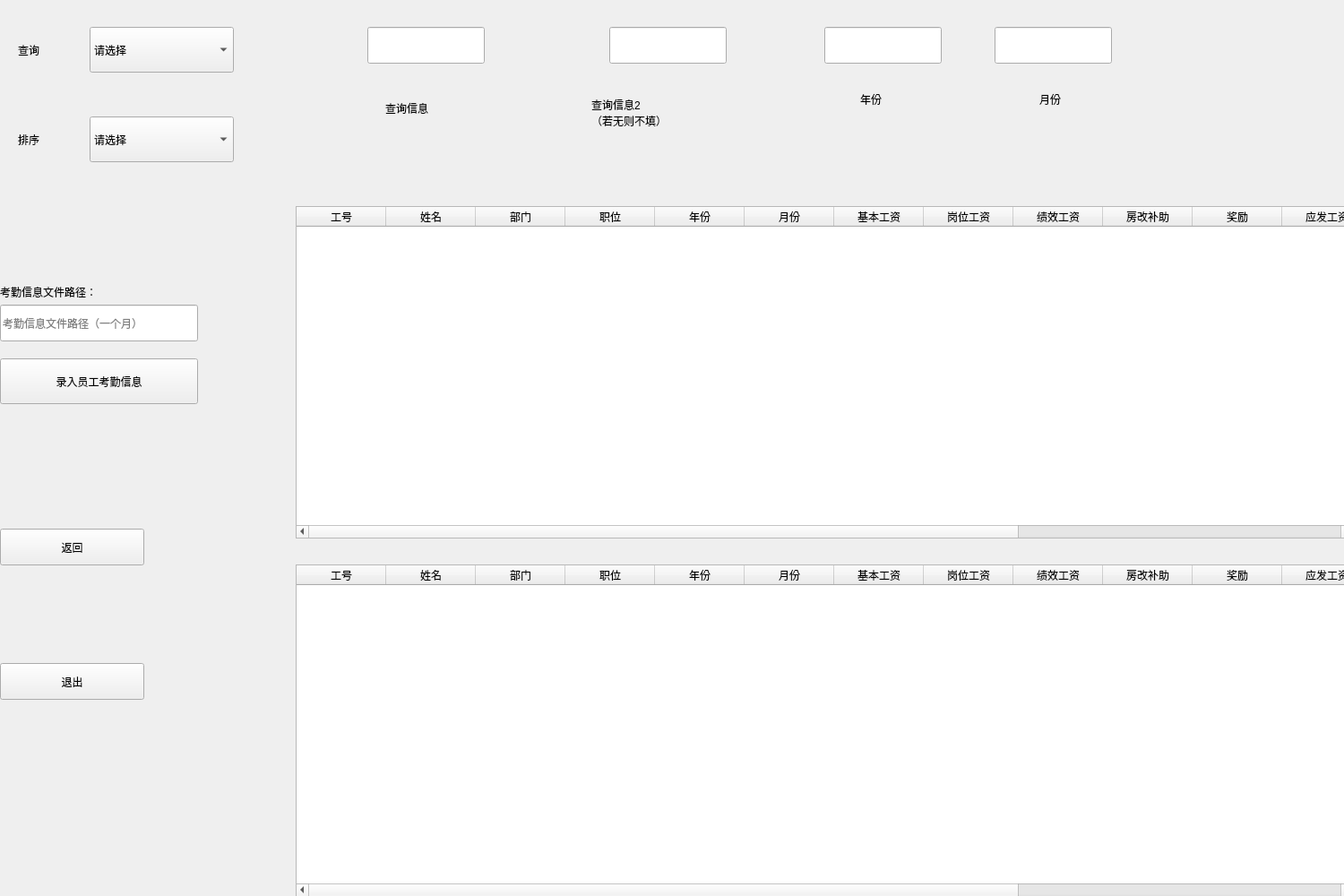
<?xml version="1.0" encoding="UTF-8"?>
<ui version="4.0">
 <class>Admin_salary_manage</class>
 <widget class="QWidget" name="Admin_salary_manage">
  <property name="geometry">
   <rect>
    <x>0</x>
    <y>0</y>
    <width>1500</width>
    <height>1000</height>
   </rect>
  </property>
  <property name="windowTitle">
   <string>Form</string>
  </property>
  <widget class="QTableWidget" name="table_mon_pre">
   <property name="geometry">
    <rect>
     <x>330</x>
     <y>230</y>
     <width>1181</width>
     <height>371</height>
    </rect>
   </property>
   <column>
    <property name="text">
     <string>工号</string>
    </property>
   </column>
   <column>
    <property name="text">
     <string>姓名</string>
    </property>
   </column>
   <column>
    <property name="text">
     <string>部门</string>
    </property>
   </column>
   <column>
    <property name="text">
     <string>职位</string>
    </property>
   </column>
   <column>
    <property name="text">
     <string>年份</string>
    </property>
   </column>
   <column>
    <property name="text">
     <string>月份</string>
    </property>
   </column>
   <column>
    <property name="text">
     <string>基本工资</string>
    </property>
   </column>
   <column>
    <property name="text">
     <string>岗位工资</string>
    </property>
   </column>
   <column>
    <property name="text">
     <string>绩效工资</string>
    </property>
   </column>
   <column>
    <property name="text">
     <string>房改补助</string>
    </property>
   </column>
   <column>
    <property name="text">
     <string>奖励</string>
    </property>
   </column>
   <column>
    <property name="text">
     <string>应发工资</string>
    </property>
   </column>
   <column>
    <property name="text">
     <string>公积金</string>
    </property>
   </column>
   <column>
    <property name="text">
     <string>扣税</string>
    </property>
   </column>
   <column>
    <property name="text">
     <string>考勤扣除</string>
    </property>
   </column>
   <column>
    <property name="text">
     <string>实发工资</string>
    </property>
   </column>
  </widget>
  <widget class="QTableWidget" name="table_mon_now">
   <property name="geometry">
    <rect>
     <x>330</x>
     <y>630</y>
     <width>1181</width>
     <height>371</height>
    </rect>
   </property>
   <column>
    <property name="text">
     <string>工号</string>
    </property>
   </column>
   <column>
    <property name="text">
     <string>姓名</string>
    </property>
   </column>
   <column>
    <property name="text">
     <string>部门</string>
    </property>
   </column>
   <column>
    <property name="text">
     <string>职位</string>
    </property>
   </column>
   <column>
    <property name="text">
     <string>年份</string>
    </property>
   </column>
   <column>
    <property name="text">
     <string>月份</string>
    </property>
   </column>
   <column>
    <property name="text">
     <string>基本工资</string>
    </property>
   </column>
   <column>
    <property name="text">
     <string>岗位工资</string>
    </property>
   </column>
   <column>
    <property name="text">
     <string>绩效工资</string>
    </property>
   </column>
   <column>
    <property name="text">
     <string>房改补助</string>
    </property>
   </column>
   <column>
    <property name="text">
     <string>奖励</string>
    </property>
   </column>
   <column>
    <property name="text">
     <string>应发工资</string>
    </property>
   </column>
   <column>
    <property name="text">
     <string>公积金</string>
    </property>
   </column>
   <column>
    <property name="text">
     <string>扣税</string>
    </property>
   </column>
   <column>
    <property name="text">
     <string>考勤扣除</string>
    </property>
   </column>
   <column>
    <property name="text">
     <string>实发工资</string>
    </property>
   </column>
  </widget>
  <widget class="QPushButton" name="btn_back_admin">
   <property name="geometry">
    <rect>
     <x>0</x>
     <y>590</y>
     <width>161</width>
     <height>41</height>
    </rect>
   </property>
   <property name="styleSheet">
    <string notr="true">font: 12pt &quot;Agency FB&quot;;</string>
   </property>
   <property name="text">
    <string>返回</string>
   </property>
  </widget>
  <widget class="QPushButton" name="btn_quit">
   <property name="geometry">
    <rect>
     <x>0</x>
     <y>740</y>
     <width>161</width>
     <height>41</height>
    </rect>
   </property>
   <property name="styleSheet">
    <string notr="true">font: 12pt &quot;Agency FB&quot;;</string>
   </property>
   <property name="text">
    <string>退出</string>
   </property>
  </widget>
  <widget class="QComboBox" name="comboBox">
   <property name="geometry">
    <rect>
     <x>100</x>
     <y>130</y>
     <width>161</width>
     <height>51</height>
    </rect>
   </property>
   <item>
    <property name="text">
     <string>请选择</string>
    </property>
   </item>
   <item>
    <property name="text">
     <string>岗位工资</string>
    </property>
   </item>
   <item>
    <property name="text">
     <string>绩效工资</string>
    </property>
   </item>
   <item>
    <property name="text">
     <string>房改补助</string>
    </property>
   </item>
   <item>
    <property name="text">
     <string>应发工资</string>
    </property>
   </item>
   <item>
    <property name="text">
     <string>实发工资</string>
    </property>
   </item>
   <item>
    <property name="text">
     <string>公积金</string>
    </property>
   </item>
   <item>
    <property name="text">
     <string>扣税</string>
    </property>
   </item>
   <item>
    <property name="text">
     <string>奖励</string>
    </property>
   </item>
   <item>
    <property name="text">
     <string>考勤扣除</string>
    </property>
   </item>
  </widget>
  <widget class="QComboBox" name="comboBox_2">
   <property name="geometry">
    <rect>
     <x>100</x>
     <y>30</y>
     <width>161</width>
     <height>51</height>
    </rect>
   </property>
   <item>
    <property name="text">
     <string>请选择</string>
    </property>
   </item>
   <item>
    <property name="text">
     <string>工号</string>
    </property>
   </item>
   <item>
    <property name="text">
     <string>岗位工资</string>
    </property>
   </item>
   <item>
    <property name="text">
     <string>绩效工资</string>
    </property>
   </item>
   <item>
    <property name="text">
     <string>应发工资</string>
    </property>
   </item>
   <item>
    <property name="text">
     <string>实发工资</string>
    </property>
   </item>
   <item>
    <property name="text">
     <string>公积金</string>
    </property>
   </item>
   <item>
    <property name="text">
     <string>房改补助</string>
    </property>
   </item>
   <item>
    <property name="text">
     <string>工号+实发工资</string>
    </property>
   </item>
   <item>
    <property name="text">
     <string>岗位工资+绩效</string>
    </property>
   </item>
   <item>
    <property name="text">
     <string>应发工资+扣税</string>
    </property>
   </item>
   <item>
    <property name="text">
     <string/>
    </property>
   </item>
  </widget>
  <widget class="QLineEdit" name="qurry_1">
   <property name="geometry">
    <rect>
     <x>410</x>
     <y>30</y>
     <width>131</width>
     <height>41</height>
    </rect>
   </property>
  </widget>
  <widget class="QLineEdit" name="qurry_2">
   <property name="geometry">
    <rect>
     <x>680</x>
     <y>30</y>
     <width>131</width>
     <height>41</height>
    </rect>
   </property>
  </widget>
  <widget class="QLineEdit" name="qurry_3">
   <property name="geometry">
    <rect>
     <x>920</x>
     <y>30</y>
     <width>131</width>
     <height>41</height>
    </rect>
   </property>
  </widget>
  <widget class="QLineEdit" name="qurry_4">
   <property name="geometry">
    <rect>
     <x>1110</x>
     <y>30</y>
     <width>131</width>
     <height>41</height>
    </rect>
   </property>
  </widget>
  <widget class="QLabel" name="label">
   <property name="geometry">
    <rect>
     <x>20</x>
     <y>40</y>
     <width>61</width>
     <height>31</height>
    </rect>
   </property>
   <property name="styleSheet">
    <string notr="true">font: 12pt &quot;Agency FB&quot;;</string>
   </property>
   <property name="text">
    <string>查询</string>
   </property>
  </widget>
  <widget class="QLabel" name="label_2">
   <property name="geometry">
    <rect>
     <x>20</x>
     <y>140</y>
     <width>61</width>
     <height>31</height>
    </rect>
   </property>
   <property name="styleSheet">
    <string notr="true">font: 12pt &quot;Agency FB&quot;;</string>
   </property>
   <property name="text">
    <string>排序</string>
   </property>
  </widget>
  <widget class="QLabel" name="label_4">
   <property name="geometry">
    <rect>
     <x>660</x>
     <y>70</y>
     <width>201</width>
     <height>111</height>
    </rect>
   </property>
   <property name="styleSheet">
    <string notr="true">font: 11pt &quot;Agency FB&quot;;</string>
   </property>
   <property name="text">
    <string>查询信息2
（若无则不填）</string>
   </property>
  </widget>
  <widget class="QLabel" name="label_5">
   <property name="geometry">
    <rect>
     <x>770</x>
     <y>100</y>
     <width>54</width>
     <height>12</height>
    </rect>
   </property>
   <property name="text">
    <string/>
   </property>
  </widget>
  <widget class="QLabel" name="label_6">
   <property name="geometry">
    <rect>
     <x>960</x>
     <y>90</y>
     <width>91</width>
     <height>41</height>
    </rect>
   </property>
   <property name="styleSheet">
    <string notr="true">font: 12pt &quot;Agency FB&quot;;</string>
   </property>
   <property name="text">
    <string>年份</string>
   </property>
  </widget>
  <widget class="QLabel" name="label_7">
   <property name="geometry">
    <rect>
     <x>1160</x>
     <y>90</y>
     <width>91</width>
     <height>41</height>
    </rect>
   </property>
   <property name="styleSheet">
    <string notr="true">font: 12pt &quot;Agency FB&quot;;</string>
   </property>
   <property name="text">
    <string>月份</string>
   </property>
  </widget>
  <widget class="QLabel" name="label_3">
   <property name="geometry">
    <rect>
     <x>430</x>
     <y>100</y>
     <width>191</width>
     <height>41</height>
    </rect>
   </property>
   <property name="styleSheet">
    <string notr="true">font: 11pt &quot;Agency FB&quot;;</string>
   </property>
   <property name="text">
    <string>查询信息</string>
   </property>
  </widget>
  <widget class="QPushButton" name="btn_attend">
   <property name="geometry">
    <rect>
     <x>0</x>
     <y>400</y>
     <width>221</width>
     <height>51</height>
    </rect>
   </property>
   <property name="text">
    <string>录入员工考勤信息</string>
   </property>
  </widget>
  <widget class="QLineEdit" name="path_attend">
   <property name="geometry">
    <rect>
     <x>0</x>
     <y>340</y>
     <width>221</width>
     <height>41</height>
    </rect>
   </property>
   <property name="text">
    <string/>
   </property>
   <property name="placeholderText">
    <string>考勤信息文件路径（一个月）</string>
   </property>
  </widget>
  <widget class="QLabel" name="label_8">
   <property name="geometry">
    <rect>
     <x>0</x>
     <y>300</y>
     <width>271</width>
     <height>51</height>
    </rect>
   </property>
   <property name="styleSheet">
    <string notr="true">font: 12pt &quot;Agency FB&quot;;</string>
   </property>
   <property name="text">
    <string>考勤信息文件路径：</string>
   </property>
  </widget>
 </widget>
 <resources/>
 <connections/>
</ui>
